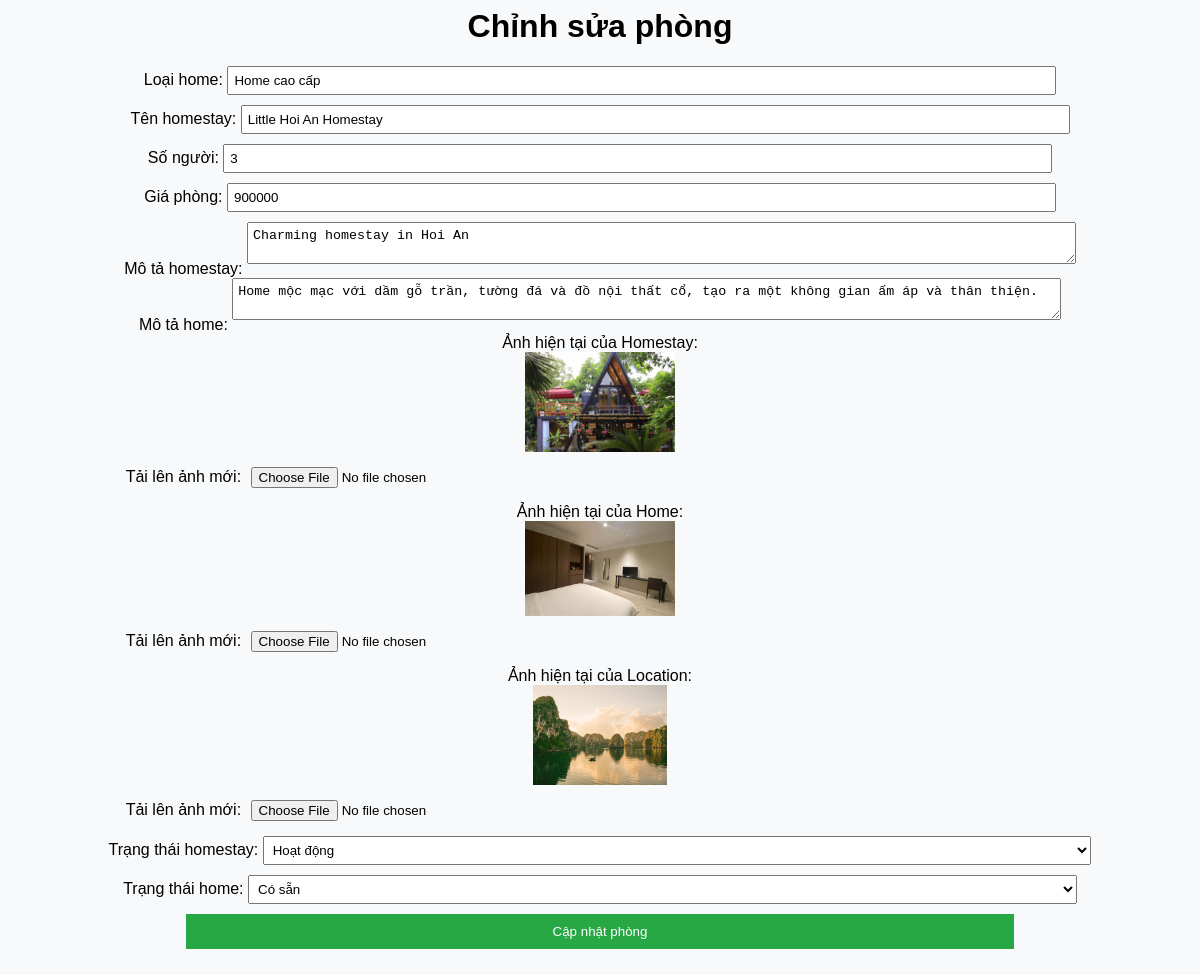
Page /edit_home.php?id=29 on the committed database.
### tables this page shows
CREATE TABLE `home_admin` (
  `home_admin_id` int(11) NOT NULL,
  `home_id` int(11) NOT NULL,
  `homestay_id` int(11) NOT NULL
);

CREATE TABLE `homes` (
  `home_id` int(11) NOT NULL,
  `homestay_id` int(11) NOT NULL,
  `home_type` varchar(50) NOT NULL,
  `price` int(50) NOT NULL,
  `capacity` int(50) NOT NULL,
  `home_image` varchar(100) NOT NULL,
  `home_status` varchar(100) NOT NULL,
  `home_description` varchar(1000) NOT NULL,
  `home_admin_id` int(11) NOT NULL
);

CREATE TABLE `homestay` (
  `homestay_id` int(11) NOT NULL,
  `location_id` int(10) NOT NULL,
  `homestay_name` varchar(100) NOT NULL,
  `description` varchar(100) NOT NULL,
  `image` varchar(100) NOT NULL,
  `status` varchar(50) NOT NULL
);

CREATE TABLE `locations` (
  `location_id` int(11) NOT NULL,
  `city` varchar(200) NOT NULL,
  `location_image` varchar(100) NOT NULL
);

### edit_home.php (the view, shortened to what this page needs)
<?php
$link = mysqli_connect("localhost", "root", "", "databooking");
if (isset($_GET['id']) && is_numeric($_GET['id'])) {
    $id = (int)$_GET['id'];
    $sql = "
        SELECT
            ra.home_admin_id,
            r.home_type,
            r.capacity,
            r.price,
            r.home_image,
            r.home_description,
            l.location_image,
            h.homestay_name,
            h.description AS homestay_description,
            h.image AS homestay_image,
            r.home_status,
            h.status,
            l.city
        FROM
            home_admin ra
        INNER JOIN homes r ON ra.home_id = r.home_id
        INNER JOIN homestay h ON r.homestay_id = h.homestay_id
        INNER JOIN locations l ON h.location_id = l.location_id
        WHERE ra.home_admin_id = $id
    ";
    $result = mysqli_query($link, $sql);
    $room = mysqli_fetch_assoc($result);
} else {
    echo "ID không hợp lệ.";
}
?>
<html>
<head>
</head>
<body>
    <h1>Chỉnh sửa phòng</h1>
    <form method="POST" enctype="multipart/form-data">
        Loại home: <input type="text" name="home_type" value="<?php echo htmlspecialchars($room['home_type'] ?? ''); ?>"><br>
        Tên homestay: <input type="text" name="homestay_name" value="<?php echo htmlspecialchars($room['homestay_name'] ?? ''); ?>"><br>
        Số người: <input type="number" name="capacity" value="<?php echo $room['capacity'] ?? ''; ?>"><br>
        Giá phòng: <input type="text" name="price" value="<?php echo $room['price'] ?? ''; ?>"><br>
        Mô tả homestay: <textarea name="description"><?php echo htmlspecialchars($room['homestay_description'] ?? ''); ?></textarea><br>
        Mô tả home: <textarea name="home_description"><?php echo htmlspecialchars($room['home_description'] ?? ''); ?></textarea><br>
        <label>Ảnh hiện tại của Homestay:</label><br>
        <img src="<?php echo htmlspecialchars($room['homestay_image']); ?>" alt="Homestay Image"><br>
        Tải lên ảnh mới: <input type="file" name="homestay_image"><br>
        <label>Ảnh hiện tại của Home:</label><br>
        <img src="<?php echo htmlspecialchars($room['home_image']); ?>" alt="Home Image"><br>
        Tải lên ảnh mới: <input type="file" name="home_image"><br>
        <label>Ảnh hiện tại của Location:</label><br>
        <img src="<?php echo htmlspecialchars($room['location_image']); ?>" alt="Location Image"><br>
        Tải lên ảnh mới: <input type="file" name="location_image"><br>
        Trạng thái homestay:
        <select name="status">
            <option value="active" <?php echo ($room['status'] === 'active') ? 'selected' : ''; ?>>Hoạt động </option>
        </select><br>
        Trạng thái home:
        <select name="home_status">
            <option value="available" <?php echo ($room['home_status'] === 'available') ? 'selected' : ''; ?>>Có sẵn</option>
        </select><br>
        <input type="submit" value="Cập nhật phòng">
    </form>
</body>
</html>

### edit_home.php (style rules this page uses)
body { font-family: Arial, sans-serif; background-color: #f8f9fa; text-align: center; }
input, textarea, select { width: 70%; margin-bottom: 10px; padding: 5px; }
img { max-width: 150px; max-height: 100px; margin-bottom: 10px; }
input[type="submit"] { background-color: #28a745; color: white; border: none; padding: 10px 20px; cursor: pointer; }

### rows in the picture
home_admin: home_type "Home cao cấp", homestay_name "Little Hoi An Homestay", capacity "3", price "900000", description "Charming homestay in Hoi An", home_description "Home mộc mạc với dầm gỗ trần, tường đá và đồ nội thất cổ, tạo ra một không gian ấm áp và thân thiện.", homestay.image (picture), home.home_image (picture), locations.location_image (picture)
homestay: status "Hoạt động"
homes: home_status "Có sẵn"
